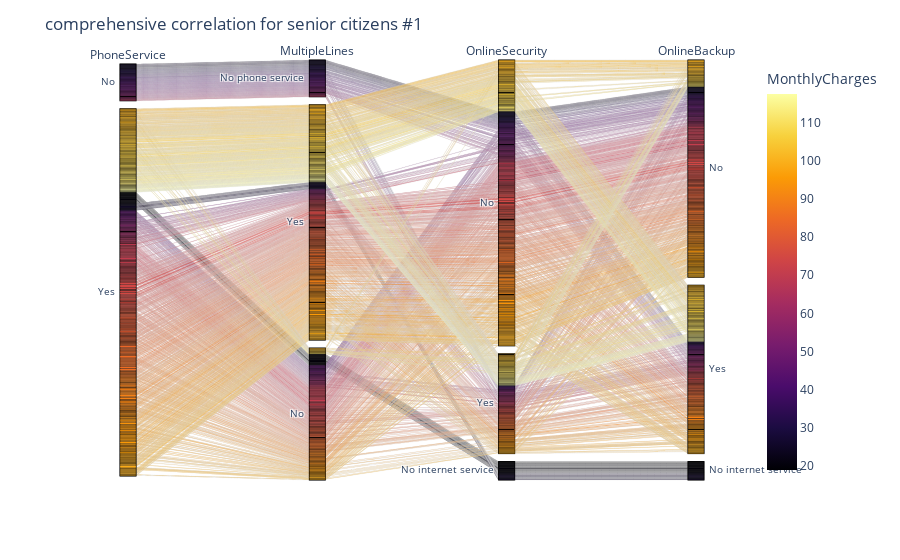

Here is the notebook cell this chart was saved with:
### Code cell
dims1 = ['PhoneService', 'MultipleLines', 'OnlineSecurity',"OnlineBackup"]
fig = px.parallel_categories(sen, dimensions = dims1,
                color="MonthlyCharges", color_continuous_scale=px.colors.sequential.Inferno,
                labels ={k:k for k in dims1})
fig.update_layout(title = "comprehensive correlation for senior citizens #1")

### Figure 1 — Plotly figure (JSON) as saved in the notebook; plotly's stock layout.template omitted (floating-point values rounded to 4 significant figures; data arrays with more than 128 entries replaced by an {"elided": "..."} marker saying what was removed)
{"data": [{"dimensions": [{"label": "PhoneService", "values": {"elided": "1142 str values"}}, {"label": "MultipleLines", "values": {"elided": "1142 str values"}}, {"label": "OnlineSecurity", "values": {"elided": "1142 str values"}}, {"label": "OnlineBackup", "values": {"elided": "1142 str values"}}], "domain": {"x": [0, 1], "y": [0, 1]}, "line": {"color": {"elided": "1142 float values"}, "coloraxis": "coloraxis"}, "name": "", "type": "parcats"}], "layout": {"coloraxis": {"colorbar": {"title": {"text": "MonthlyCharges"}}, "colorscale": [[0, "#000004"], [0.1111, "#1b0c41"], [0.2222, "#4a0c6b"], [0.3333, "#781c6d"], [0.4444, "#a52c60"], [0.5556, "#cf4446"], [0.6667, "#ed6925"], [0.7778, "#fb9b06"], [0.8889, "#f7d13d"], [1, "#fcffa4"]]}, "legend": {"tracegroupgap": 0}, "margin": {"t": 60}, "title": {"text": "comprehensive correlation for senior citizens #1"}}}
